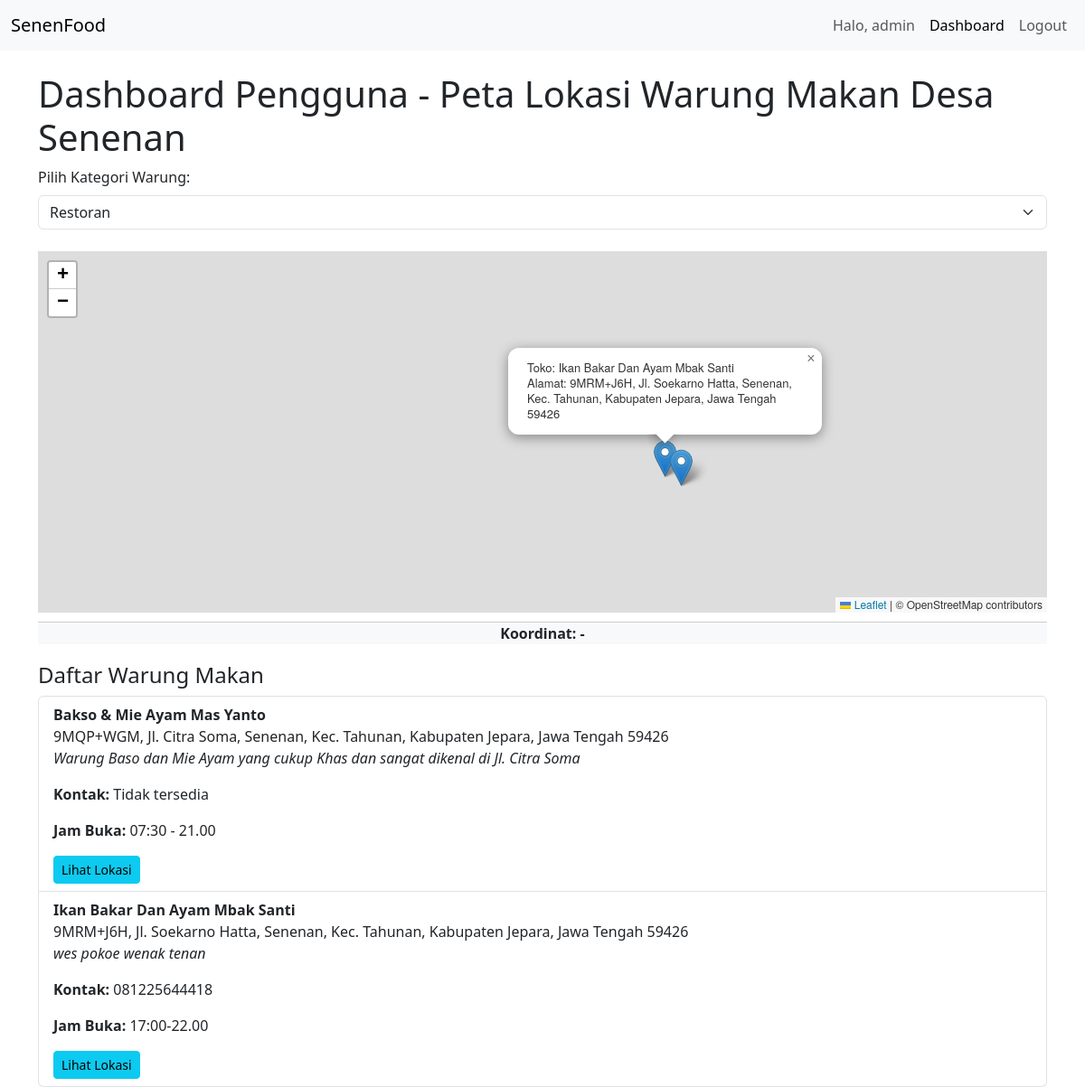
/user_dashboard.php?kategori=Restoran (signed in), run on the app's committed database.
### tables this page shows
CREATE TABLE `penjual` (
  `id` int(11) NOT NULL,
  `nama_toko` varchar(100) NOT NULL,
  `alamat` text NOT NULL,
  `latitude` decimal(10,8) NOT NULL,
  `longitude` decimal(11,8) NOT NULL,
  `deskripsi` text DEFAULT NULL,
  `kontak` varchar(20) DEFAULT NULL,
  `waktu_buka` varchar(50) DEFAULT NULL,
  `created_at` timestamp NOT NULL DEFAULT current_timestamp(),
  `updated_at` timestamp NOT NULL DEFAULT current_timestamp() ON UPDATE current_timestamp(),
  `kategori` varchar(100) DEFAULT NULL
);

### user_dashboard.php (the view, shortened to what this page needs)
<?php
include 'db.php';
$kategori_query = "SELECT DISTINCT kategori FROM penjual";
$kategori_result = $conn->query($kategori_query);
$kategori_list = [];
while ($row = $kategori_result->fetch_assoc()) {
    $kategori_list[] = $row['kategori'];
}
$kategori_filter = isset($_GET['kategori']) ? $_GET['kategori'] : '';
$query = "SELECT * FROM penjual";
if ($kategori_filter) {
    $query .= " WHERE kategori = '" . $conn->real_escape_string($kategori_filter) . "'";
}
$result = $conn->query($query);
$data_penjual = [];
while ($row = $result->fetch_assoc()) {
    $data_penjual[] = $row;
}
?>
<!DOCTYPE html>
<html lang="id">
<head>
    <link href="https://cdn.jsdelivr.net/npm/bootstrap@5.3.0-alpha1/dist/css/bootstrap.min.css" rel="stylesheet">
    <link rel="stylesheet" href="https://unpkg.com/leaflet@1.9.4/dist/leaflet.css" />
</head>
<body>
    <nav class="navbar navbar-expand-lg navbar-light bg-light">
    <div class="container-fluid">
        <a class="navbar-brand" href="#">SenenFood</a>
        <div class="collapse navbar-collapse" id="navbarNav">
            <ul class="navbar-nav ms-auto">
                <?php if (isset($_SESSION['Nama_Pengguna'])): ?>
                    <li class="nav-item">
                        <span class="nav-link">Halo, <?= htmlspecialchars($_SESSION['Nama_Pengguna']); ?></span>
                    </li>
                <?php endif; ?>
                <li class="nav-item">
                    <a class="nav-link active" aria-current="page" href="user_dashboard.php">Dashboard</a>
                </li>
                <li class="nav-item">
                    <a class="nav-link" href="pengguna/logout.php">Logout</a>
                </li>
            </ul>
        </div>
    </div>
</nav>
    <div class="container mt-4">
        <h1>Dashboard Pengguna - Peta Lokasi Warung Makan Desa Senenan</h1>
        <div class="mb-4">
            <form method="get" action="user_dashboard.php">
                <label for="kategori" class="form-label">Pilih Kategori Warung:</label>
                <select name="kategori" id="kategori" class="form-select" onchange="this.form.submit()">
                    <?php foreach ($kategori_list as $kategori): ?>
                        <option value="<?= htmlspecialchars($kategori) ?>" <?= $kategori_filter == $kategori ? 'selected' : '' ?>>
                            <?= htmlspecialchars($kategori) ?>
                        </option>
                    <?php endforeach; ?>
                </select>
            </form>
        </div>
        <div id="map"></div>
        <div id="coordinates">Koordinat: -</div>
        <div class="detail-warung">
            <h4>Daftar Warung Makan</h4>
            <ul class="list-group">
                <?php foreach ($data_penjual as $penjual): ?>
                    <li class="list-group-item">
                        <b><?= $penjual['nama_toko'] ?></b><br>
                        <?= $penjual['alamat'] ?><br>
                        <p><i><?= $penjual['deskripsi'] ?></i></p>
                        <p><b>Kontak:</b> <?= $penjual['kontak'] ?: 'Tidak tersedia' ?></p>
                        <p><b>Jam Buka:</b> <?= $penjual['waktu_buka'] ?: 'Tidak tersedia' ?></p>
                        <button class="btn btn-info btn-sm" onclick="viewLocation(<?= $penjual['latitude'] ?>, <?= $penjual['longitude'] ?>, '<?= $penjual['nama_toko'] ?>')">Lihat Lokasi</button>
                    </li>
                <?php endforeach; ?>
            </ul>
        </div>
    </div>
</body>
</html>

### user_dashboard.php (style rules this page uses)
html, body { margin: 0; height: 100%; }
#map { height: 400px; cursor: pointer; }
.detail-warung { margin-top: 20px; }
#coordinates { height: auto; text-align: center; line-height: 1.5em; font-size: 16px; font-weight: bold; background-color: #f8f9fa; border-top: 1px solid #ccc; margin-top: 10px; position: static; width: 100%; }

### data on the page
penjual: nama_toko "Bakso & Mie Ayam Mas Yanto", alamat "9MQP+WGM, Jl. Citra Soma, Senenan, Kec. Tahunan, Kabupaten Jepara, Jawa Tengah 59426", deskripsi "Warung Baso dan Mie Ayam yang cukup Khas dan sangat dikenal di Jl. Citra Soma", kontak "Tidak tersedia", waktu_buka "07:30 - 21.00"
penjual: nama_toko "Ikan Bakar Dan Ayam Mbak Santi", alamat "9MRM+J6H, Jl. Soekarno Hatta, Senenan, Kec. Tahunan, Kabupaten Jepara, Jawa Tengah 59426", deskripsi "wes pokoe wenak tenan", kontak "081225644418", waktu_buka "17:00-22.00"

### other printed values
$_SESSION['Nama_Pengguna'] "admin"
form field kategori "Restoran"
